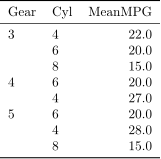

The script that saved this image:
using Texbles
using RDatasets
using DataFrames
using DataFramesMeta
using Statistics

cars = dataset("datasets", "mtcars")

meanmpg = @linq cars |> 
    groupby([:Gear, :Cyl]) |> 
    orderby([:Gear, :Cyl]) |>
    based_on(MeanMPG = mean(:MPG)) |> 
    transform(Gear=map(x -> string(x), :Gear),
              Cyl=map(x -> string(x), :Cyl),
              MeanMPG=map(x -> round(x), :MeanMPG))

tab = Tabular(meanmpg)

save(tab, "example.svg")

